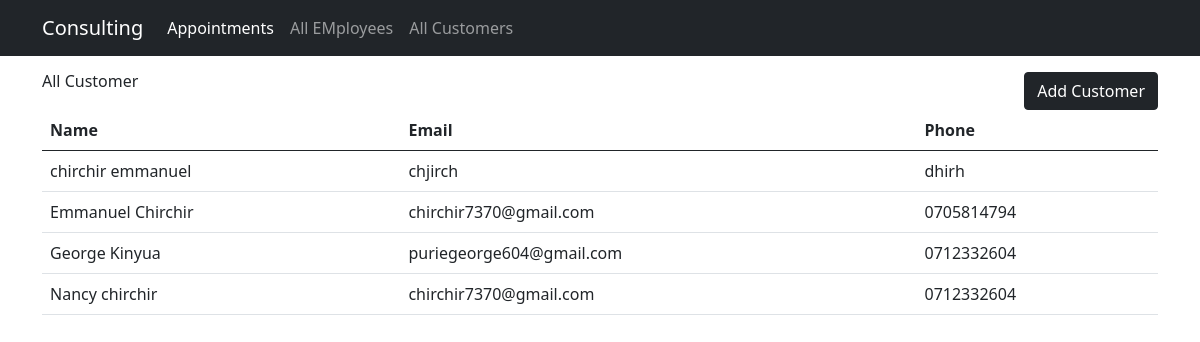
The page /customers.php on the database its author committed.
### tables this page shows
CREATE TABLE `customer` (
  `id` int(11) NOT NULL,
  `first` varchar(255) NOT NULL,
  `last` varchar(255) NOT NULL,
  `email` varchar(255) NOT NULL,
  `phone` varchar(20) NOT NULL
);

### customers.php (the view, shortened to what this page needs)
<?php include('db.php');
?>
<!doctype html>
<html lang="en">
  <head>
    <link href="https://cdn.jsdelivr.net/npm/bootstrap@5.0.0-beta1/dist/css/bootstrap.min.css" rel="stylesheet">
  </head>
  <body>
      <nav class="navbar navbar-expand-lg navbar-dark bg-dark">
          <?php include('nav.php')?>
      </nav>
      <div class="container">
          <div class="row">
              <div class="col-sm-12 d-flex justify-content-between mt-3">
                   <h6 class="">All Customer</h6>
                  <button type="button" class="btn btn-dark" data-bs-toggle="modal" data-bs-target="#exampleModal">
                    Add Customer
                </button>
              </div>
              <div class="col-sm-12">
                  <table class="table">
                        <thead>
                            <tr>
                            <th scope="col">Name</th>
                            <th scope="col">Email</th>
                            <th scope="col">Phone</th>
                            </tr>
                        </thead>
                        <tbody>
                            <?php
                            $sql = "SELECT * FROM customer ";
                            $result = mysqli_query($link, $sql);
                            while($row = mysqli_fetch_assoc($result)) {
                            ?>
                            <tr>
                            <td><?php echo($row['first']." ".$row['last'])?></td>
                            <td><?php echo($row['email'])?></td>
                            <td><?php echo($row['phone'])?></td>
                            </tr>
                            <?php }?>
                        </tbody>
                        </table>
              </div>
          </div>
      </div>
  </body>
</html>

### nav.php (shortened to what this page needs)
<div class="container">
  <a class="navbar-brand" href="#">Consulting</a>
  <div class="collapse navbar-collapse" id="navbarSupportedContent">
    <ul class="navbar-nav me-auto mb-2 mb-lg-0">
      <li class="nav-item">
        <a class="nav-link active" aria-current="page" href="index.php">Appointments</a>
      </li>
      <li class="nav-item">
        <a class="nav-link" href="employees.php">All EMployees</a>
      </li>
       <li class="nav-item">
        <a class="nav-link" href="customers.php">All Customers</a>
      </li>
    </ul>
  </div>
</div>

### rows shown on the page
customer: first "chirchir", last "emmanuel", email "chjirch", phone "dhirh"
customer: first "Emmanuel", last "Chirchir", email "chirchir7370@gmail.com", phone "0705814794"
customer: first "George", last "Kinyua", email "puriegeorge604@gmail.com", phone "0712332604"
customer: first "Nancy", last "chirchir", email "chirchir7370@gmail.com", phone "0712332604"
